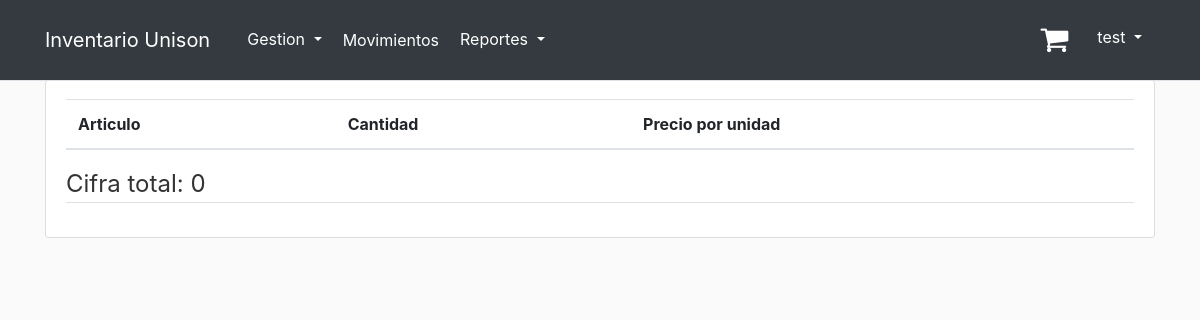
The app's page /movements/movement_info/59/ (signed in), older data.
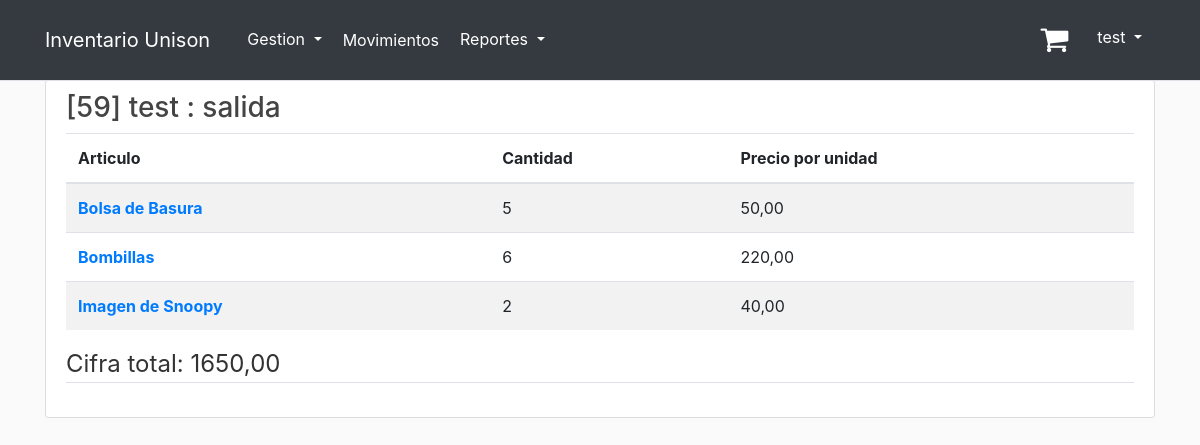
The same page, newer data.
### inventory/models.py (models this page shows, shortened)
class Order(models.Model):
    item = models.ForeignKey(Item, on_delete=models.CASCADE)
    quantity = models.IntegerField(default=1)
    price = models.DecimalField(max_digits=10, decimal_places=2)
    report = models.ForeignKey(Report, on_delete=models.CASCADE)

class Report(models.Model):
    TYPE_MOVEMENT = [
        ('entrada', 'Entrada'),
        ('salida', 'Salida'),
    ]
    date = models.DateTimeField(default=timezone.now)
    movement = models.CharField(max_length=10, choices=TYPE_MOVEMENT)
    user = models.ForeignKey(User, on_delete=models.CASCADE)
    reason = models.TextField(blank=True, null=True)
    def __str__(self):
        return f"[{self.id}] {self.user.username} : {self.movement}"

class Item(models.Model):
    CATEGORY_CHOICES = [
        ('papeleria', 'Papelería'),
        ('limpieza', 'Limpieza'),
        ('plomeria', 'Plomería'),
        ('electricidad', 'Electricidad'),
    ]
    UNIT_CHOICES = [
        ('paquete', 'Paquete'),
        ('block', 'Block'),
        ('individual', 'Individual'),
        ('caja', 'Caja'),
    ]
    name = models.CharField(max_length=255)
    image = models.ImageField(default='default_item.jpg', upload_to='item_pics')
    sku = models.DecimalField(max_digits=10, decimal_places=0, unique=True)
    category = models.CharField(max_length=20, choices=CATEGORY_CHOICES)
    description = models.TextField()
    unit_type = models.CharField(max_length=20, choices=UNIT_CHOICES)
    unit_price = models.DecimalField(max_digits=10, decimal_places=2)
    stock = models.IntegerField(default=0)
    low_stock_threshold = models.IntegerField(default=10)
    unison = models.BooleanField(default=True)

### inventory/views.py (the view)
# urls.py: path('movements/movement_info/<int:movement_id>/', views.movement_info, name='movement_info'),
@staff_member_required
def movement_info(request, movement_id):
    orders = Order.objects.filter(report_id=movement_id)
    total = 0
    for order in orders:
        total += order.price * order.quantity
    return render(request, 'inventory/movement_info.html', {'title': 'Movement Info', 'orders': orders, 'total': total})

### inventory/templates/inventory/movement_info.html (shortened to what this page needs)
{% extends "base.html" %}
{% load crispy_forms_filters %}
{% load crispy_forms_tags %}
{% block content %}
    <div class="content-section">
        <h3>{{ orders.first.report }}</h3>
        <table class="table table-striped">
            <thead>
            <tr>
                <th scope="col">Articulo</th>
                <th scope="col">Cantidad</th>
                <th scope="col">Precio por unidad</th>
            </tr>
            </thead>
            <tbody>
            {% for order in orders %}
                <tr>
                    <th scope="row">
                    <a href="{% url 'display_item' order.item.id %}">{{ order.item.name }}</a>
                    </th>
                    <td> {{ order.quantity }}</td>
                    <td> {{ order.price }}</td>
                </tr>
            {% endfor %}
            </tbody>
        </table>
        <legend class="border-bottom mb-4">Cifra total: {{ total }}</legend>
    </div>
{% endblock content %}

### templates/base.html (shortened to what this page needs)
{% load static %}
{% load i18n %}
{% language 'es' %}
<!DOCTYPE html>
<html lang="es">
<head>
    <link rel="stylesheet" href="https://cdnjs.cloudflare.com/ajax/libs/font-awesome/4.7.0/css/font-awesome.min.css">
    <link rel="stylesheet" href="https://cdn.jsdelivr.net/npm/bootstrap@4.3.1/dist/css/bootstrap.min.css"
>
    <link rel="stylesheet" type="text/css" href="{% static 'inventory/main.css' %}">
</head>
<body>
<header class="site-header">
    <nav class="navbar navbar-expand-md navbar-dark bg-dark fixed-top border-bottom">
        <div class="container">
            <a class="navbar-brand mr-4" href="/">Inventario Unison</a>
            <div class="collapse navbar-collapse" id="navbarToggle">
                <div class="navbar-nav mr-auto">
                    {% if user.is_staff %}
                        <li class="nav-item dropdown">
                            <button class="btn btn-dark dropdown-toggle" data-bs-toggle="dropdown"
                                    aria-expanded="false">
                                Gestion
                            </button>
                        </li>
                        <a class="nav-item nav-link" href="{% url 'movements' %}" style="color: white;">Movimientos</a>
                        <li class="nav-item dropdown">
                            <button class="btn btn-dark dropdown-toggle" data-bs-toggle="dropdown"
                                    aria-expanded="false">
                                Reportes
                            </button>
                        </li>
                    {% endif %}
                </div>
                <div class="navbar-nav">
                    {% if user.is_authenticated %}
                        <div class="d-flex m-3 me-0">
                            <a href="{% url 'shopping_cart' %}" class="position-relative me-4 my-auto">
                                <i class="fa fa-shopping-cart" aria-hidden="true"
                                   style="font-size:30px; color: white;"></i>
                            </a>
                        </div>
                        <div class="dropdown">
                            <button class="btn btn-dark dropdown-toggle" type="button" id="dropdownMenuButton"
                                    data-toggle="dropdown" aria-haspopup="true" aria-expanded="false"
                                    style="position: relative; top: 10px;">
                                {{ user.username }}
                            </button>
                        </div>
                    {% else %}
                        <a class="nav-item nav-link" href="{% url 'login' %}">Iniciar Sesion</a>
                    {% endif %}
                </div>
            </div>
        </div>
    </nav>
</header>
<main role="main" class="container">
    {% block content %}{% endblock %}
</main>
</body>
</html>
{% endlanguage %}

### inventory/static/inventory/main.css (style rules this page uses)
body { background: #fafafa; color: #333333; margin-top: 5rem; }
h1, h2, h3, h4, h5, h6 { color: #444444; }
.site-header .navbar-nav .nav-link { color: #cbd5db; }
.content-section { background: #ffffff; padding: 10px 20px; border: 1px solid #dddddd; border-radius: 3px; margin-bottom: 20px; }

Row changes from the older to the newer data that the page shows:
added Order: first.report "[59] test : salida", item.name "Bolsa de Basura", quantity "5", price "50,00"
added Order: item.name "Bombillas", quantity "6", price "220,00"
added Order: item.name "Imagen de Snoopy", quantity "2", price "40,00"
Text that changed along with them:
{{ total }}: "0" → "1650,00"
